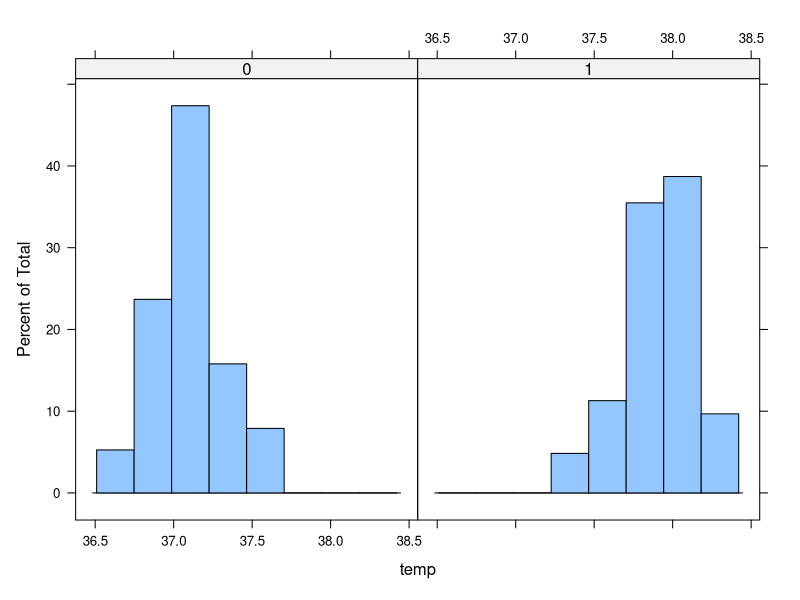
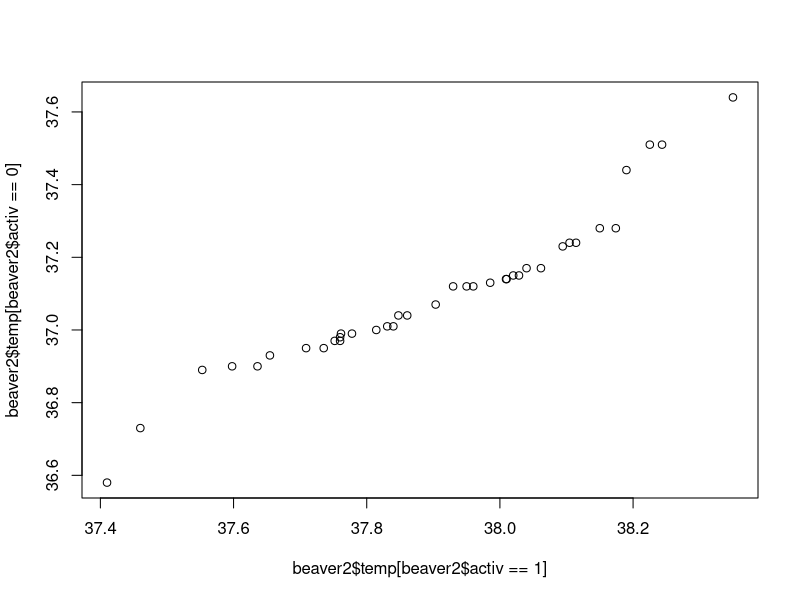
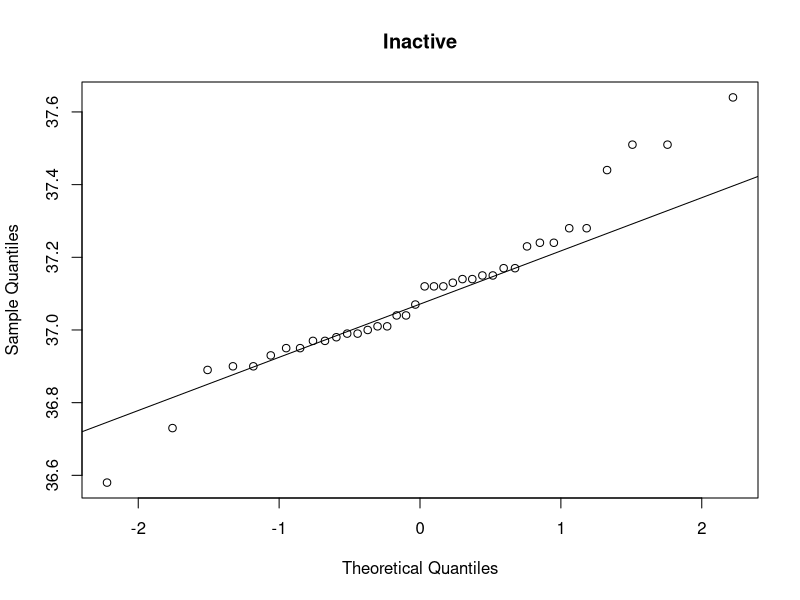
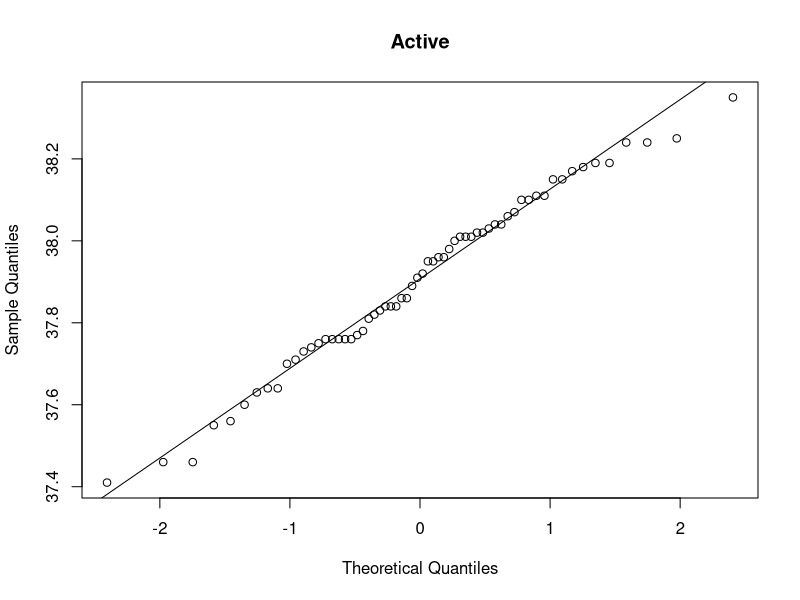

Write R code to recreate these figures, in order. (Note: this script raises an error after producing the figures.)
## ---- chunk 1

# Taking a Closer Look at Distributions
 
## Observing beavers
str(beaver2)
beaver2
 
## Testing normality graphically
library(lattice)
histogram(~temp | factor(activ), data=beaver2)

## Using quantile plots
 
### Comparing two samples
 
qqplot(beaver2$temp[beaver2$activ==1],
       beaver2$temp[beaver2$activ==0])


### Using a QQ plot to check for normality
 
qqnorm( beaver2$temp[beaver2$activ==0], main='Inactive')
qqline( beaver2$temp[beaver2$activ==0] )

## ---- chunk 2

qqnorm( beaver2$temp[beaver2$activ==1], main='Active')

qqline( beaver2$temp[beaver2$activ==1] )

## ---- chunk 3

shapiro.test(beaver2$temp)
result <- shapiro.test(beaver2$temp)
result$p.value
 
with(beaver2, tapply(temp, activ, shapiro.test))



 
# Comparing Two Samples
 
## Testing differences
 
### Carrying out a t-test
 
t.test(temp ~ activ, data=beaver2)
 
 
activetemp <- beaver2$temp[beaver2$activ==1]
inactivetemp <- beaver2$temp[beaver2$activ==0]
t.test(activetemp, inactivetemp)


### Dropping assumptions
 
wilcox.test(temp ~ activ, data=beaver2)
 
### Testing direction
 
## Comparing paired data
 
t.test(extra ~ group, data=sleep, paired=TRUE)
 
# Testing Counts and Proportions
 
## Checking out proportions
survivors <- matrix(c(1781,1443,135,47), ncol=2)
colnames(survivors) <- c('survived','died')
rownames(survivors) <- c('no seat belt','seat belt')
survivors
 
result.prop <- prop.test(survivors)
result.prop
 
## Analyzing tables
 
### Testing contingency of tables
chisq.test(survivors)
 
### Testing tables with more than two columns
str(HairEyeColor)
HairEyeMargin <- margin.table(HairEyeColor, margin=c(1,2))
HairEyeMargin
 
chisq.test(HairEyeMargin)
 
## Extracting test results
str(result)
t.test(temp ~ activ, data=beaver2)$p.value
 
# Working with Models
 
## Analyzing variances
str(InsectSprays)
 
### Building the model
AOVModel <- aov(count ~ spray, data=InsectSprays)
 
### Looking at the object
AOVModel
 
## Evaluating the differences
summary(AOVModel)
 
### Checking the model tables
model.tables(AOVModel, type='effects')
 
### Looking at the individual differences
Comparisons <- TukeyHSD(AOVModel)
Comparisons$spray['D-C',]
 
### Plotting the differences
plot(Comparisons, las=1)
 
## Modeling linear relations
 
### Building a linear model
Model <- lm(mpg ~ wt, data=mtcars)
 
### Extracting information from the model
 
coef.Model <- coef(Model)
coef.Model
 
plot(mpg ~ wt, data = mtcars)
abline(a=coef.Model[1], b=coef.Model[2])
 
## Evaluating linear models
 
### Summarizing the model
Model.summary <- summary(Model)
Model.summary
 
coef(Model.summary)
 
### Testing the impact of model terms
Model.anova <- anova(Model)
Model.anova
 
Model.anova['wt','Pr(>F)']
 
## Predicting new values
 
### Getting the values
new.cars <- data.frame(wt=c(1.7, 2.4, 3.6))
predict(Model, newdata=new.cars)
 
### Having confidence in your predictions
predict(Model, newdata=new.cars, interval='confidence')
predict(Model,newdata=new.cars, interval='prediction')

